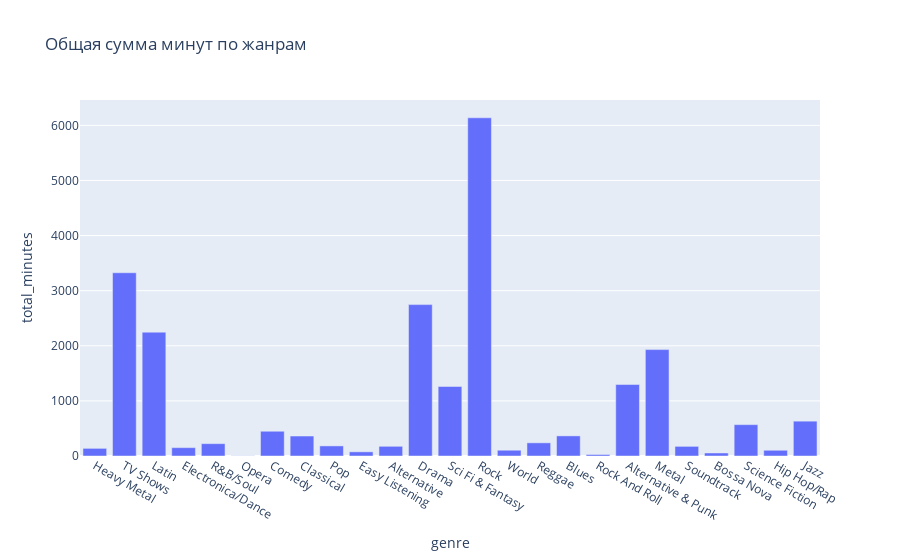

Notebook code for this chart:
### Markdown cell above
Задача №1
На основе данных из таблицы track создайте столбчатую диаграмму, показывающую общую сумму минут (длительность треков) в разбивке по жанрам.

### Code cell
query_1 = """
select 
    g.name as genre 
    , sum(t.milliseconds) / 60000. as total_minutes
from track t
join genre g 
    on t.genre_id = g.genre_id
group by 
    g.name
"""

df_1 = pd.read_sql_query(query_1, conn)
fig_1 = px.bar(
    df_1, 
    x = 'genre', 
    y = 'total_minutes',
    title = 'Общая сумма минут по жанрам'
)
fig_1.show()

### Figure 1 — Plotly figure (JSON) as saved in the notebook; plotly's stock layout.template omitted (floating-point values rounded to 4 significant figures)
{"data": [{"hovertemplate": "genre=%{x}<br>total_minutes=%{y}<extra></extra>", "legendgroup": "", "marker": {"color": "#636efa", "pattern": {"shape": ""}}, "name": "", "orientation": "v", "showlegend": false, "textposition": "auto", "type": "bar", "x": ["Heavy Metal", "TV Shows", "Latin", "Electronica/Dance", "R&B/Soul", "Opera", "Comedy", "Classical", "Pop", "Easy Listening", "Alternative", "Drama", "Sci Fi & Fantasy", "Rock", "World", "Reggae", "Blues", "Rock And Roll", "Alternative & Punk", "Metal", "Soundtrack", "Bossa Nova", "Science Fiction", "Hip Hop/Rap", "Jazz"], "xaxis": "x", "y": [138.8, 3325.0, 2247.0, 151.5, 223.7, 2.914, 449.2, 362.4, 183.2, 75.67, 176.0, 2747.0, 1262.0, 6137.0, 105.0, 238.9, 365.0, 26.93, 1297.0, 1931.0, 175.1, 54.9, 568.9, 103.9, 632.1], "yaxis": "y"}], "layout": {"barmode": "relative", "legend": {"tracegroupgap": 0}, "title": {"text": "Общая сумма минут по жанрам"}, "xaxis": {"anchor": "y", "domain": [0, 1], "title": {"text": "genre"}}, "yaxis": {"anchor": "x", "domain": [0, 1], "title": {"text": "total_minutes"}}}}
